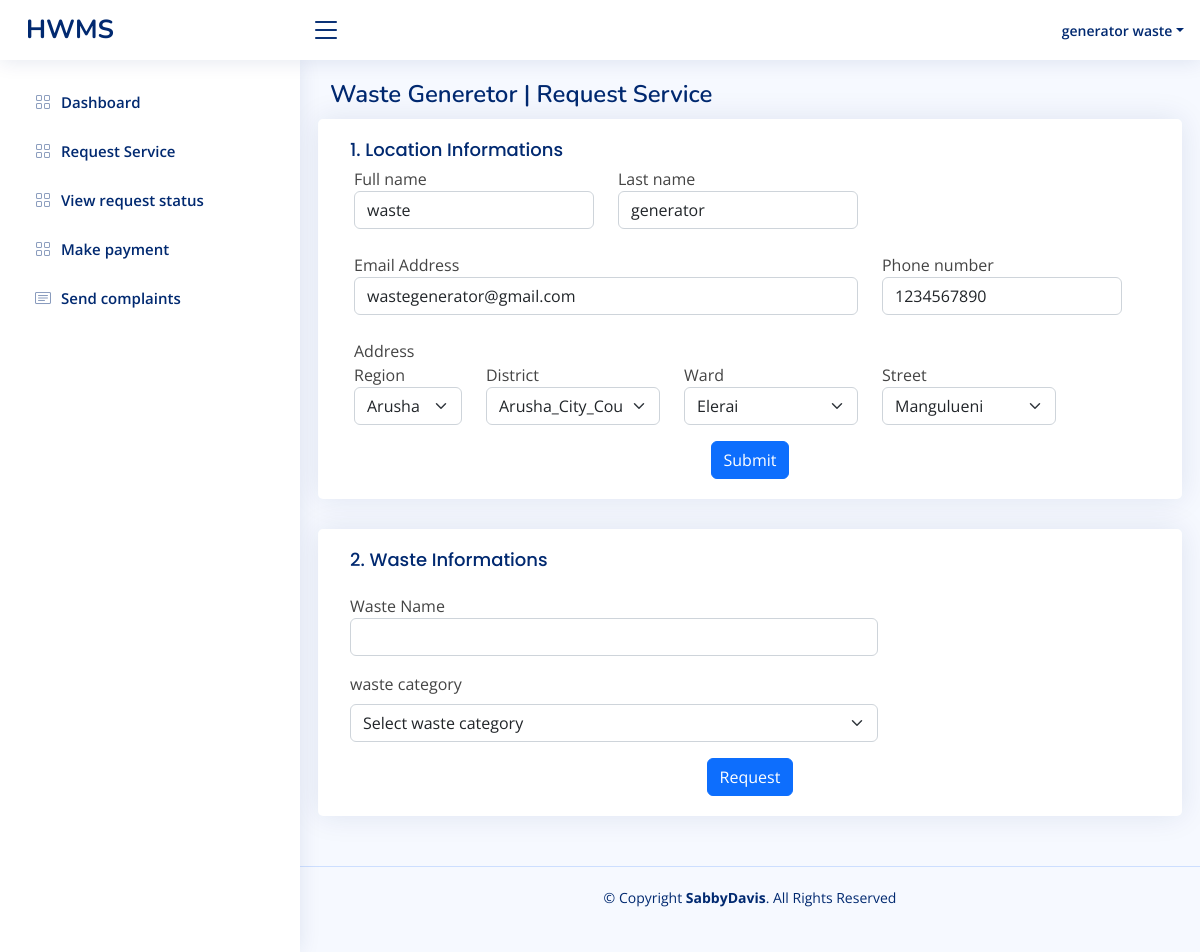
/wastegenerator/request.php (signed in), run on the app's committed database.
### tables this page shows
CREATE TABLE IF NOT EXISTS `users` (
  `user_id` int NOT NULL AUTO_INCREMENT,
  `fname` varchar(100) NOT NULL,
  `lname` varchar(100) NOT NULL,
  `email` varchar(100) NOT NULL,
  `password` varchar(255) NOT NULL DEFAULT '$2y$10$9nynCknZcZ/IgqjGDsIog.LIux8bWUsGW6ZMW5t.SkREPcNv5zlXi',
  `address_id` int NOT NULL,
  `contact` varchar(50) NOT NULL,
  `status` int NOT NULL DEFAULT '4',
  `role_id` int NOT NULL DEFAULT '1',
  PRIMARY KEY (`user_id`),
  KEY `role_id` (`role_id`),
  KEY `address_id` (`address_id`),
  KEY `status` (`status`)
);

CREATE TABLE IF NOT EXISTS `region` (
  `id` int NOT NULL AUTO_INCREMENT,
  `name` varchar(100) NOT NULL,
  PRIMARY KEY (`id`)
);

CREATE TABLE IF NOT EXISTS `district` (
  `id` int NOT NULL AUTO_INCREMENT,
  `name` varchar(100) NOT NULL,
  `region_id` int NOT NULL,
  PRIMARY KEY (`id`),
  KEY `region_id` (`region_id`)
);

CREATE TABLE IF NOT EXISTS `ward` (
  `id` int NOT NULL AUTO_INCREMENT,
  `name` varchar(100) NOT NULL,
  `district_id` int NOT NULL,
  PRIMARY KEY (`id`),
  KEY `district_id` (`district_id`)
);

CREATE TABLE IF NOT EXISTS `street` (
  `id` int NOT NULL AUTO_INCREMENT,
  `name` varchar(100) NOT NULL,
  `ward_id` int NOT NULL,
  PRIMARY KEY (`id`),
  KEY `ward_id` (`ward_id`)
);

### wastegenerator/request.php (the view, shortened to what this page needs)
<?php
require'./request_logic.php';
$user_id = $_SESSION['id'];
if (empty($user_id)) {
  header('location:../index.php');
} else {
  $query = "select * from users where user_id =$user_id ";
  $send = mysqli_query($con, $query);
  $rows = mysqli_fetch_assoc($send);
}
?>
<!DOCTYPE html>
<html lang="en">
<head>
  <link href="../assets/vendor/bootstrap/css/bootstrap.min.css" rel="stylesheet">
  <link href="../assets/vendor/bootstrap-icons/bootstrap-icons.css" rel="stylesheet">
  <link href="../assets/vendor/boxicons/css/boxicons.min.css" rel="stylesheet">
  <link href="../assets/vendor/quill/quill.snow.css" rel="stylesheet">
  <link href="../assets/vendor/quill/quill.bubble.css" rel="stylesheet">
  <link href="../assets/vendor/remixicon/remixicon.css" rel="stylesheet">
  <link href="../assets/vendor/simple-datatables/style.css" rel="stylesheet">
  <link href="../assets/css/style.css" rel="stylesheet">
</head>
<body>
  <header id="header" class="header fixed-top d-flex align-items-center">
    <div class="d-flex align-items-center justify-content-between">
      <a href="index.html" class="logo d-flex align-items-center">
        <span class="d-none d-lg-block">HWMS</span>
      </a>
      <i class="bi bi-list toggle-sidebar-btn"></i>
    </div>
    <nav class="header-nav ms-auto">
      <ul class="d-flex align-items-center">
        <li class="nav-item dropdown pe-3">
          <a class="nav-link nav-profile d-flex align-items-center pe-0" href="#" data-bs-toggle="dropdown">
            <span class="d-none d-md-block dropdown-toggle ps-2"> <?php echo $rows['lname'] . " " . $rows['fname']; ?></span>
          </a>
        </li>
      </ul>
    </nav>
  </header>
  <aside id="sidebar" class="sidebar">
    <ul class="sidebar-nav" id="sidebar-nav">
      <li class="nav-item">
        <a class="nav-link collapsed" href="wastegeneratorDashboard.php">
          <i class="bi bi-grid"></i>
          <span>Dashboard</span>
        </a>
      </li>
      <li class="nav-item">
        <a class="nav-link collapsed" href="request.php">
          <i class="bi bi-grid"></i>
          <span>Request Service</span>
        </a>
      </li>
         <li class="nav-item">
        <a class="nav-link collapsed" href="waste_request.php">
          <i class="bi bi-grid"></i>
          <span>View request status</span>
        </a>
      </li>
      <li class="nav-item">
        <a class="nav-link collapsed" href="payment.php">
          <i class="bi bi-grid"></i>
          <span>Make payment</span>
        </a>
      </li>
      <li class="nav-item">
        <a class="nav-link collapsed" href="complaints.php">
          <i class="bi bi-card-text"></i>
          <span>Send complaints</span>
        </a>
      </li>
    </ul>
  </aside>
  <main id="main" class="main">
    <div class="pagetitle">
      <h1>Waste Generetor | Request Service</h1>
    </div>
    <section class="section">
      <div class="row">
        <div class="card">
          <div class="card-body">
            <h5 class="card-title">1. Location Informations</h5>
              <form action="" method="post" class="row g-3">
              <div class="row">
                <div class="col-md-4">
                  <label for="">Full name</label>
                  <input type="text" class="form-control" value="<?php echo $rows['fname'] ?>" readonly>
                </div>
                <div class="col-md-4">
                  <label for="">Last name</label>
                  <input type="text" class="form-control" value="<?php echo $rows['lname']; ?>" readonly>
                </div>
              </div>
              <div class="row mt-4">
                <div class="col-md-8">
                  <label for="">Email Address</label>
                  <input type="email" class="form-control" placeholder="" value="<?php echo $rows['email']; ?>" readonly>
                </div>
                <div class="col-md-4">
                  <label for="">Phone number</label>
                  <input type="text" class="form-control" placeholder="" value="<?php echo $rows['contact']; ?>">
                </div>
              </div>
              <div class="row mt-4  ">
                <label for="">Address</label>
                <div class="col-md-2">
                  <?php
                  $streetid =  $rows['address_id'];
                  $selectstreet = "SELECT * FROM street where id = $streetid ";
                  $querystreet = mysqli_query($con, $selectstreet);
                  $addressstreet1 = mysqli_fetch_assoc($querystreet);
                  $ward_id = $addressstreet1['ward_id'];
                  $selectWard = "SELECT * FROM Ward where id = $ward_id";
                  $queryWard = mysqli_query($con, $selectWard);
                  $addressward1 = mysqli_fetch_assoc($queryWard);
                  $district_id = $addressward1['district_id'];
                  $selectdistrict = "SELECT * FROM district where id = $district_id";
                  $querydistrict = mysqli_query($con, $selectdistrict);
                  $addressdistrict1 = mysqli_fetch_assoc($querydistrict);
                  $region_id = $addressdistrict1['region_id'];
                  $selectRegion = "SELECT * FROM region where  $region_id";
                  $queryRegion = mysqli_query($con, $selectRegion);
                  $addressRegion1 = mysqli_fetch_assoc($queryRegion);
                  ?>
                  <label for="">Region</label>
                  <select id="inputState" class="form-select">
                    <option value="<?php echo $addressRegion1['id']; ?>"><?php echo $addressRegion1['name']; ?> </option>
                  </select>
                </div>
                <div class="col-md-3">
                  <label for="">District</label>
                  <select id="inputState" class="form-select">
                    <option value="<?php echo $addressdistrict1['id']; ?>"><?php echo $addressdistrict1['name']; ?></option>
                  </select>
                </div>
                <div class="col-md-3">
                  <label for="">Ward</label>
                  <select id="inputState" class="form-select">
                    <option value="<?php echo $addressward1['id']; ?>"><?php echo $addressward1['name']; ?></option>
                  </select>
                </div>
                <div class="col-md-3">
                  <label for="">Street</label>
                  <select id="inputState" class="form-select">
                    <option value="<?php echo $addressstreet1['id']; ?>"><?php echo $addressstreet1['name']; ?></option>
                  </select>
                </div>
              </div>
              <div class="text-center">
                <button type="submit" name="submit" class="btn btn-primary">Submit</button>
              </div>
            </form>
          </div>
        </div>
      </div>
    </section>
    <section class="section">
      <div class="row">
        <div class="card">
          <div class="card-body">
            <h5 class="card-title">2. Waste Informations</h5>
            <form action="" method="post" class="row g-3">
              <div class="col-md-8">
                <label for="">Waste Name</label>
                <input type="text" name="waste_name" class="form-control" placeholder="">
              </div>
              <div class="col-8">
                <label for="yourwaste_category" class="form-label"> waste category</label>
                <select name="waste_category" id="yourwaste_category" class="form-control form-select">
                  <option value="">Select waste category</option>
                </select>
              </div>
              <div class="text-center">
                <button type="submit" name="request" class="btn btn-primary">Request</button>
              </div>
            </form>
          </div>
        </div>
      </div>
    </section>
  </main>
  <footer id="footer" class="footer">
    <div class="copyright">
      &copy; Copyright <strong><span>SabbyDavis</span></strong>. All Rights Reserved
    </div>
  </footer>
</body>
</html>../

### assets/css/style.css (style rules this page uses)
:root { scroll-behavior: smooth; }
body { font-family: "Open Sans", sans-serif; background: #f6f9ff; color: #444444; }
a { color: #4154f1; text-decoration: none; }
h1, h2, h3, h4, h5, h6 { font-family: "Nunito", sans-serif; }
#main { margin-top: 60px; padding: 20px 30px; transition: all 0.3s; }
.pagetitle { margin-bottom: 10px; }
.pagetitle h1 { font-size: 24px; margin-bottom: 0; font-weight: 600; color: #012970; }
.card { margin-bottom: 30px; border: none; border-radius: 5px; box-shadow: 0px 0 30px rgba(1, 41, 112, 0.1); }
.card-title { padding: 20px 0 15px 0; font-size: 18px; font-weight: 500; color: #012970; font-family: "Poppins", sans-serif; }
.card-body { padding: 0 20px 20px 20px; }
.logo { line-height: 1; }
@media (min-width: 1200px) { .logo { width: 280px; } }
.logo span { font-size: 26px; font-weight: 700; color: #012970; font-family: "Nunito", sans-serif; }
.header { transition: all 0.5s; z-index: 997; height: 60px; box-shadow: 0px 2px 20px rgba(1, 41, 112, 0.1); background-color: #fff; padding-left: 20px; }
.header .toggle-sidebar-btn { font-size: 32px; padding-left: 10px; cursor: pointer; color: #012970; }
.header-nav ul { list-style: none; }
.header-nav>ul { margin: 0; padding: 0; }
.header-nav .nav-profile { color: #012970; }
.header-nav .nav-profile span { font-size: 14px; font-weight: 600; }
.sidebar { position: fixed; top: 60px; left: 0; bottom: 0; width: 300px; z-index: 996; transition: all 0.3s; padding: 20px; overflow-y: auto; scrollbar-width: thin; scrollbar-color: #aab7cf transparent; box-shadow: 0px 0px 20px rgba(1, 41, 112, 0.1); background-color: #fff; }
@media (min-width: 1200px) { #main, #footer { margin-left: 300px; } }
.sidebar-nav { padding: 0; margin: 0; list-style: none; }
.sidebar-nav li { padding: 0; margin: 0; list-style: none; }
.sidebar-nav .nav-item { margin-bottom: 5px; }
.sidebar-nav .nav-link { display: flex; align-items: center; font-size: 15px; font-weight: 600; color: #4154f1; transition: 0.3; background: #f6f9ff; padding: 10px 15px; border-radius: 4px; }
.sidebar-nav .nav-link i { font-size: 16px; margin-right: 10px; color: #4154f1; }
.sidebar-nav .nav-link.collapsed { color: #012970; background: #fff; }
.sidebar-nav .nav-link.collapsed i { color: #899bbd; }
.footer { padding: 20px 0; font-size: 14px; transition: all 0.3s; border-top: 1px solid #cddfff; }
.footer .copyright { text-align: center; color: #012970; }

### data on the page
users: lname "generator", fname "waste", email "wastegenerator@gmail.com", contact "1234567890"
region: name "Arusha"
district: name "Arusha_City_Council"
ward: name "Elerai"
street: name "Mangulueni"
